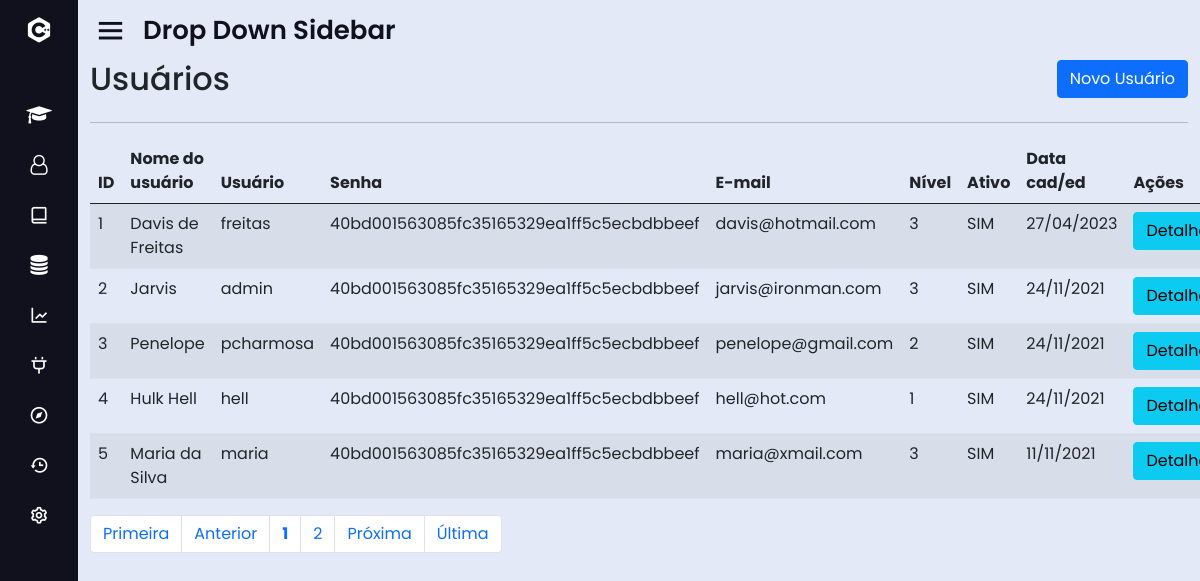
The page /?page=lista_usu on the database its author committed.
### tables this page shows
CREATE TABLE IF NOT EXISTS `usuario` (
  `id` int(11) unsigned NOT NULL AUTO_INCREMENT,
  `nome` varchar(50) NOT NULL,
  `usuario` varchar(25) NOT NULL,
  `senha` varchar(40) NOT NULL,
  `email` varchar(100) NOT NULL,
  `nivel` int(1) unsigned NOT NULL DEFAULT 1,
  `ativo` tinyint(1) NOT NULL DEFAULT 1,
  `dt_cadastro` datetime NOT NULL,
  PRIMARY KEY (`id`),
  UNIQUE KEY `usuario` (`usuario`),
  KEY `nivel` (`nivel`)
);

### sis/usuario/lista_usu.php (the view, shortened to what this page needs)
<div id="main" class="container-fluid">
	<div id="top" class="row">
		<div class="col-md-10">
			<h2>Usuários</h2>
		</div>
		<div class="col-md-2">
			<a href="?page=fcad_usu" class="btn btn-primary pull-right h2">Novo Usuário</a>
		</div>
	</div>
	<hr/>
	<div id="bloco-list-pag">
		<div id="list" class="row">
			<div class="table-responsive col-xs-12">
				<?php
					$quantidade = 5;
					$pagina = (isset($_GET['pagina'])) ? (int)$_GET['pagina'] : 1;
					$inicio = ($quantidade * $pagina) - $quantidade;
					$data_all = mysqli_query($con, "select * from usuario order by id asc limit $inicio, $quantidade;") or die(mysqli_error());
					echo "<table class='table table-striped' cellspacing='0' cellpading='0'>";
					echo "<thead><tr>";
					echo "<td><strong>ID</strong></td>";
					echo "<td><strong>Nome do usuário</strong></td>";
					echo "<td><strong>Usuário</strong></td>";
					echo "<td class='d-none d-md-table-cell'><strong>Senha</strong></td>";
					echo "<td class='d-none d-md-table-cell'><strong>E-mail</strong></td>";
					echo "<td class='d-none d-md-table-cell'><strong>Nível</strong></td>";
					echo "<td class='d-none d-md-table-cell'><strong>Ativo</strong></td>";
					echo "<td class='d-none d-md-table-cell'><strong>Data cad/ed</strong></td>";
					echo "<td class='actions'><strong>Ações</strong></td>";
					echo "</tr></thead><tbody>";
					while($info = mysqli_fetch_array($data_all)){
						echo "<tr>";
						echo "<td>".$info['id']."</td>";
						echo "<td>".$info['nome']."</td>";
						echo "<td>".$info['usuario']."</td>";
						echo "<td class='d-none d-md-table-cell'>".$info['senha']."</td>";
						echo "<td class='d-none d-md-table-cell'>".$info['email']." </td>";
						echo "<td class='d-none d-md-table-cell'>".$info['nivel']."</td>";
						if($info['ativo'] == 1){
							echo "<td class='d-none d-md-table-cell'>SIM</td>";
						}else if($info['ativo'] == 0){
							echo "<td class='d-none d-md-table-cell'>NÃO</td>";
						}
						echo "<td class='d-none d-md-table-cell'>".date('d/m/Y',strtotime($info['dt_cadastro']))."</td>";
						echo "<td><div class='btn-group btn-group-xs'>";
						echo "<a class='btn btn-info btn-xs' href=?page=view_usu&id=".$info['id']."> Detalhar </a>";
					}
					echo "</tr></tbody></table>";
				?>
			</div>
		</div>
		<div id="bottom" class="row">
			<div class="col-md-12">
				<?php
					$sqlTotal 		= "select id from usuario;";
					$qrTotal  		= mysqli_query($con, $sqlTotal) or die (mysqli_error());
					$numTotal 		= mysqli_num_rows($qrTotal);
					$totalpagina = (ceil($numTotal/$quantidade)<=0) ? 1 : ceil($numTotal/$quantidade);
					$exibir = 3;
					$anterior = (($pagina-1) <= 0) ? 1 : $pagina - 1;
					$posterior = (($pagina+1) >= $totalpagina) ? $totalpagina : $pagina+1;
					echo "<ul class='pagination'>";
					echo "<li class='page-item'><a class='page-link' href='?page=lista_usu&pagina=1'> Primeira</a></li> ";
					echo "<li class='page-item'><a class='page-link' href=\"?page=lista_usu&pagina=$anterior\"> Anterior</a></li> ";
					echo "<li class='page-item'><a class='page-link' href='?page=lista_usu&pagina=".$pagina."'><strong>".$pagina."</strong></a></li> ";
					for($i = $pagina+1; $i < $pagina+$exibir; $i++){
						if($i <= $totalpagina)
						echo "<li class='page-item'><a class='page-link' href='?page=lista_usu&pagina=".$i."'> ".$i." </a></li> ";
					}
					echo "<li class='page-item'><a class='page-link' href=\"?page=lista_usu&pagina=$posterior\"> Pr&oacute;xima</a></li> ";
					echo "<li class='page-item'><a class='page-link' href=\"?page=lista_usu&pagina=$totalpagina\"> &Uacute;ltima</a></li></ul>";
				?>
			</div>
		</div>
	</div>
</div>

### css/style.css (style rules this page uses)
* { margin: 0; padding: 0; box-sizing: border-box; font-family: 'Poppins', sans-serif; }

### rows shown on the page
usuario: id "1", nome "Davis de Freitas", usuario "freitas", senha "40bd001563085fc35165329ea1ff5c5ecbdbbeef", email "davis@hotmail.com", nivel "3", ativo "SIM", dt_cadastro "27/04/2023"
usuario: id "2", nome "Jarvis", usuario "admin", senha "40bd001563085fc35165329ea1ff5c5ecbdbbeef", email "jarvis@ironman.com", nivel "3", ativo "SIM", dt_cadastro "24/11/2021"
usuario: id "3", nome "Penelope", usuario "pcharmosa", senha "40bd001563085fc35165329ea1ff5c5ecbdbbeef", email "penelope@gmail.com", nivel "2", ativo "SIM", dt_cadastro "24/11/2021"
usuario: id "4", nome "Hulk Hell", usuario "hell", senha "40bd001563085fc35165329ea1ff5c5ecbdbbeef", email "hell@hot.com", nivel "1", ativo "SIM", dt_cadastro "24/11/2021"
usuario: id "5", nome "Maria da Silva", usuario "maria", senha "40bd001563085fc35165329ea1ff5c5ecbdbbeef", email "maria@xmail.com", nivel "3", ativo "SIM", dt_cadastro "11/11/2021"

### other values the page prints
$pagina "1"
